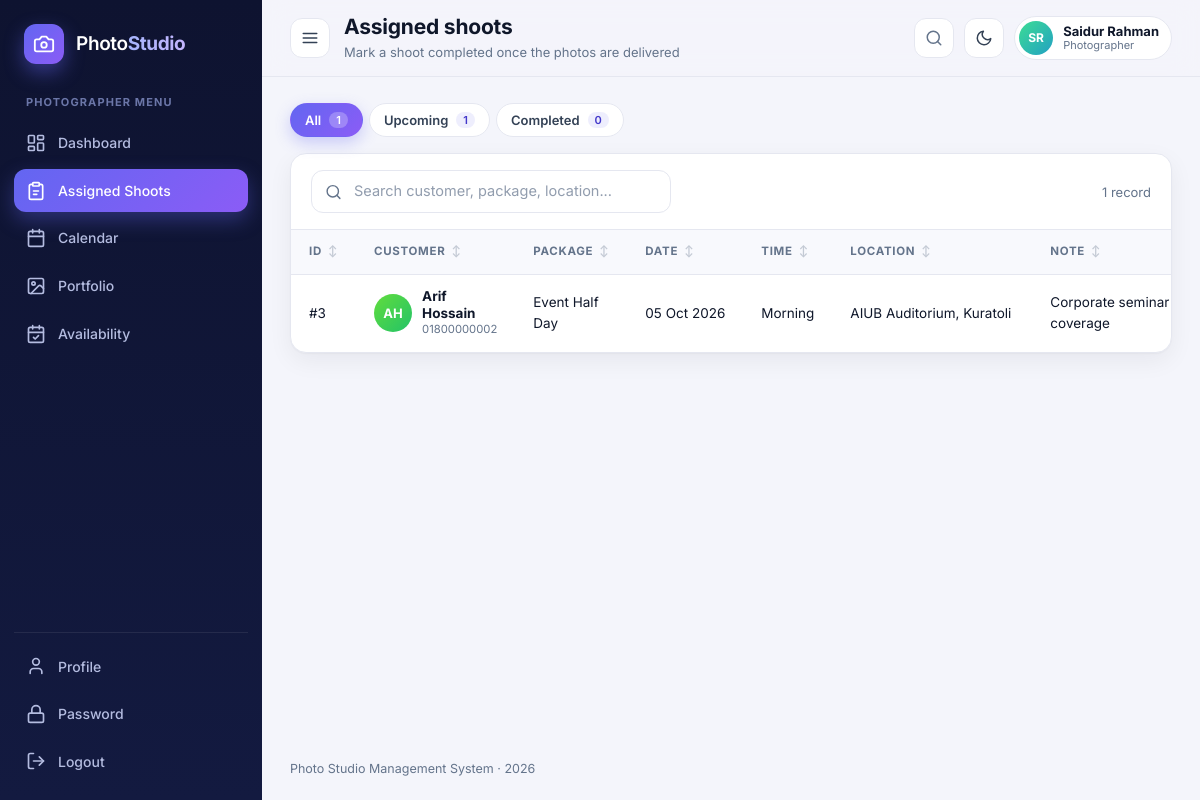
The app's page /view/photographer/shoots.php (signed in) with its own data.
### tables this page shows
CREATE TABLE bookings (
	id INT PRIMARY KEY AUTO_INCREMENT,
	customer_id INT NOT NULL,
	package_id INT NOT NULL,
	photographer_id INT DEFAULT NULL,
	booking_date DATE NOT NULL,
	booking_time VARCHAR(20) NOT NULL,
	location VARCHAR(255) NOT NULL,
	note TEXT,
	status VARCHAR(20) DEFAULT 'pending',
	created_at TIMESTAMP DEFAULT CURRENT_TIMESTAMP,
	FOREIGN KEY (customer_id) REFERENCES users(id) ON DELETE CASCADE,
	FOREIGN KEY (package_id) REFERENCES packages(id) ON DELETE CASCADE,
	FOREIGN KEY (photographer_id) REFERENCES users(id) ON DELETE SET NULL
);

CREATE TABLE users (
	id INT PRIMARY KEY AUTO_INCREMENT,
	name VARCHAR(100) NOT NULL,
	username VARCHAR(50) NOT NULL UNIQUE,
	email VARCHAR(100) NOT NULL UNIQUE,
	password VARCHAR(100) NOT NULL,
	phone VARCHAR(20),
	role VARCHAR(20) NOT NULL,
	specialization VARCHAR(100),
	status VARCHAR(20) DEFAULT 'active',
	profile_pic VARCHAR(255) DEFAULT '',
	created_at TIMESTAMP DEFAULT CURRENT_TIMESTAMP
);

CREATE TABLE packages (
	id INT PRIMARY KEY AUTO_INCREMENT,
	category_id INT NOT NULL,
	name VARCHAR(100) NOT NULL,
	price DECIMAL(10,2) NOT NULL,
	duration VARCHAR(50),
	inclusions TEXT,
	FOREIGN KEY (category_id) REFERENCES categories(id) ON DELETE CASCADE
);

### model/BaseModel.php (called while the page is built, shortened)
<?php
class BaseModel {
	public function establishConnection() {
		$db = new DBConnection();
		return $db->connect();
	}
	protected function run($sql, $types = '', $params = array()) {
		$conn = $this->establishConnection();
		$stmt = $conn->prepare($sql);
		if ($types !== '') {
			$stmt->bind_param($types, ...$params);
		}
		$stmt->execute();
		return $stmt;
	}
	protected function all($sql, $types = '', $params = array()) {
		$stmt = $this->run($sql, $types, $params);
		$result = $stmt->get_result();
		$rows = array();
		while ($row = $result->fetch_assoc()) {
			$rows[] = $row;
		}
		return $rows;
	}
}

### model/Booking.php (called while the page is built, shortened)
<?php
require_once __DIR__ . '/BaseModel.php';
class Booking extends BaseModel {
	private $baseSelect = "SELECT b.*, p.name AS package_name, p.price, p.duration, p.inclusions, p.category_id,
				c.name AS category_name,
				cu.name AS customer_name, cu.phone AS customer_phone, cu.email AS customer_email,
				u.name AS photographer_name, u.phone AS photographer_phone, u.profile_pic AS photographer_pic
			FROM bookings b
			JOIN packages p ON b.package_id = p.id
			JOIN categories c ON p.category_id = c.id
			JOIN users cu ON b.customer_id = cu.id
			LEFT JOIN users u ON b.photographer_id = u.id ";
	public function getBookingsByPhotographer($photographerId) {
		return $this->all($this->baseSelect . "WHERE b.photographer_id = ? ORDER BY b.booking_date DESC", 'i', array((int)$photographerId));
	}
}

### view/photographer/shoots.php (the view, shortened to what this page needs)
<?php
require_once __DIR__ . '/../../includes/helpers.php';
require_once __DIR__ . '/../../model/Booking.php';
$booking = new Booking();
$shootList = $booking->getBookingsByPhotographer($_SESSION['user_id']);
require_once __DIR__ . '/../../includes/header.php';
?>
<div class="tabs mb-2" data-tabs-for="shootTable">
	<button class="tab active" data-status="all">All <span class="count"></span></button>
	<button class="tab" data-status="assigned">Upcoming <span class="count"></span></button>
	<button class="tab" data-status="completed">Completed <span class="count"></span></button>
</div>
<div class="card">
	<div class="card-body flush">
		<div class="table-wrap">
		<table id="shootTable" data-table data-placeholder="Search customer, package, location...">
			<thead><tr><th>ID</th><th>Customer</th><th>Package</th><th>Date</th><th>Time</th><th>Location</th><th>Note</th><th>Status</th><th>Action</th></tr></thead>
			<tbody>
			<?php foreach ($shootList as $s) { ?>
				<tr data-status="<?php echo e($s['status']) ?>">
					<td>#<?php echo e($s['id']) ?></td>
					<td><div class="cell-user"><?php echo avatar($s['customer_name']) ?><div><b><?php echo e($s['customer_name']) ?></b><small><?php echo e($s['customer_phone']) ?></small></div></div></td>
					<td><?php echo e($s['package_name']) ?></td>
					<td data-sort="<?php echo e($s['booking_date']) ?>" class="nowrap"><?php echo e(date_short($s['booking_date'])) ?></td>
					<td><?php echo e($s['booking_time']) ?></td>
					<td class="wrap"><?php echo e($s['location']) ?></td>
					<td class="wrap"><?php echo e($s['note']) ?></td>
				</tr>
			<?php } ?>
			</tbody>
		</table>
		</div>
	</div>
</div>
<?php require_once __DIR__ . '/../../includes/footer.php'; ?>

### includes/helpers.php (shortened to what this page needs)
<?php
function e($value) {
	return htmlspecialchars((string)$value, ENT_QUOTES, 'UTF-8');
}
function date_short($d) {
	return date('d M Y', strtotime($d));
}
function initials($name) {
	$parts = preg_split('/\s+/', trim((string)$name));
	$s = '';
	for ($i = 0; $i < count($parts) && $i < 2; $i++) {
		$s .= mb_strtoupper(mb_substr($parts[$i], 0, 1));
	}
	return $s == '' ? '?' : $s;
}
function avatar($name, $pic = '', $size = '') {
	$cls = 'avatar' . ($size ? ' avatar-' . $size : '');
	$hue = (crc32((string)$name) % 360);
	return '<span class="' . $cls . '" style="--h:' . $hue . '">' . e(initials($name)) . '</span>';
}
function icon($name) {
	return '<svg class="ic" viewBox="0 0 24 24" fill="none" stroke="currentColor" stroke-width="2" stroke-linecap="round" stroke-linejoin="round" aria-hidden="true">' . $i[$name] . '</svg>';
}

### css/style.css (style rules this page uses)
:root { --bg: #f4f5fb; --surface: #ffffff; --surface-2: #f8f9fd; --text: #0f172a; --text-2: #334155; --muted: #64748b; --border: #e5e7f0; --primary: #6366f1; --primary-2: #8b5cf6; --primary-ink: #4338ca; --primary-soft: rgba(99, 102, 241, .11); --success: #10b981; --warning: #f59e0b; --danger: #ef4444; --info: #0ea5e9; --radius: 16px; --radius-sm: 10px; --shadow: 0 1px 2px rgba(15, 23, 42, .04), 0 8px 24px rgba(15, 23, 42, .06); --shadow-lg: 0 20px 50px rgba(15, 23, 42, .18); --sidebar-bg: linear-gradient(180deg, #0e1330 0%, #131a40 100%); --sidebar-w: 262px; --sidebar-w-collapsed: 80px; --c-pending: #f59e0b; --c-approved: #3b82f6; --c-assigned: #8b5cf6; --c-completed: #10b981; --c-rejected: #ef4444; --c-cancelled: #94a3b8; --font: "Inter", "Segoe UI", system-ui, -apple-system, "Segoe UI", Roboto, "Helvetica Neue", Arial, "Noto Sans", sans-serif; }
* { box-sizing: border-box; }
html { scroll-behavior: smooth; }
body { margin: 0; font-family: var(--font); font-size: 14.5px; line-height: 1.55; background: var(--bg); color: var(--text); -webkit-font-smoothing: antialiased; }
small, .muted { color: var(--muted); }
.ic { width: 18px; height: 18px; flex: none; vertical-align: middle; }
.nowrap { white-space: nowrap; }
.mb-2 { margin-bottom: 16px; }
.brand-mark .ic { width: 22px; height: 22px; }
.nav-link .ic { width: 20px; height: 20px; }
.avatar { --h: 245; width: 38px; height: 38px; border-radius: 50%; flex: none; display: inline-grid; place-items: center; overflow: hidden; font-weight: 700; font-size: 13px; color: #fff; background: linear-gradient(135deg, hsl(var(--h) 70% 55%), hsl(calc(var(--h) + 40) 70% 45%)); }
.avatar-sm { width: 34px; height: 34px; font-size: 12px; }
.card { background: var(--surface); border: 1px solid var(--border); border-radius: var(--radius); box-shadow: var(--shadow); margin-bottom: 20px; min-width: 0; }
.card-body { padding: 18px 22px 22px; }
.card-body.flush { padding: 0; }
.table-wrap { overflow-x: auto; }
table { width: 100%; border-collapse: collapse; }
th, td { padding: 13px 18px; text-align: left; font-size: 13.5px; border-bottom: 1px solid var(--border); vertical-align: middle; }
th { font-size: 11.5px; text-transform: uppercase; letter-spacing: .06em; color: var(--muted); font-weight: 700; background: var(--surface-2); white-space: nowrap; }
tbody tr { transition: background .12s; }
tbody tr:last-child td { border-bottom: 0; }
th.sortable { cursor: pointer; user-select: none; }
th.sortable::after { content: "↕"; margin-left: 6px; opacity: .35; font-size: 11px; }
.cell-user { display: flex; align-items: center; gap: 10px; }
.cell-user b { display: block; line-height: 1.25; }
.cell-user small { display: block; }
td.wrap { min-width: 200px; white-space: normal; max-width: 340px; }
.tabs { display: flex; gap: 6px; flex-wrap: wrap; }
.tab { display: inline-flex; align-items: center; gap: 8px; padding: 8px 14px; border-radius: 999px; border: 1px solid var(--border); background: var(--surface); color: var(--text-2); font: 600 13px var(--font); cursor: pointer; transition: all .15s; }
.tab.active { background: linear-gradient(135deg, var(--primary), var(--primary-2)); border-color: transparent; color: #fff; box-shadow: 0 6px 16px rgba(99, 102, 241, .3); }
.tab .count { font-size: 11px; padding: 1px 7px; border-radius: 99px; background: var(--primary-soft); color: var(--primary-ink); }
.tab.active .count { background: rgba(255, 255, 255, .25); color: #fff; }
html, body.pub { overflow-x: clip; }

### records on screen
bookings: id "3", customer.name "AH", customer.name "Arif Hossain", customer.phone "01800000002", package.name "Event Half Day", booking_date "05 Oct 2026", booking_time "Morning", location "AIUB Auditorium, Kuratoli", note "Corporate seminar coverage"

### other values on screen
$_SESSION['role'] "PHOTOGRAPHER"
$item[1] "Dashboard"
$item[1] "Assigned Shoots"
$item[1] "Calendar"
$item[1] "Portfolio"
$item[1] "Availability"
$pageTitle "Assigned shoots"
$pageSubtitle "Mark a shoot completed once the photos are delivered"
initials($name) "SR"
$_SESSION['name'] "Saidur Rahman"
$_SESSION['role'] "Photographer"
